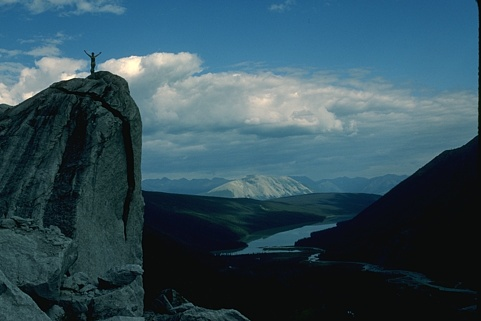
//> input picture Feature/candy_margin/candy_margin/t.jpg, 481 x 321 px
$ ./hough_rect   (built with g++ and OpenCV 4)
//> lines starting //> are read from the running program, lines starting //| are printed output that depends on the picture; after the words box and inside, x2 and y2 are one past the last pixel; in counts of white or black regions, pixels touching at a corner belong together
// hough_rect.cpp : 定义控制台应用程序的入口点。
//

#include "stdafx.h"
#include "cv.h"
#include "highgui.h"
#include <stdio.h>
#include <math.h>
#include <string.h>

int thresh = 50;
IplImage* img = 0;
IplImage* img0 = 0;
CvMemStorage* storage = 0;
CvPoint pt[4];const char* wndname = "Square Detection Demo";
double angle( CvPoint* pt1, CvPoint* pt2, CvPoint* pt0 )
{
	double dx1 = pt1->x - pt0->x;
	double dy1 = pt1->y - pt0->y;
	double dx2 = pt2->x - pt0->x;
	double dy2 = pt2->y - pt0->y;
	return (dx1*dx2 + dy1*dy2)/sqrt((dx1*dx1 + dy1*dy1)*(dx2*dx2 + dy2*dy2) + 1e-10);
}
CvSeq* findSquares4( IplImage* img, CvMemStorage* storage )
{
	CvSeq* contours;
	int i, c, l, N = 11;
	CvSize sz = cvSize( img->width & -2, img->height & -2 );
	IplImage* timg = cvCloneImage( img );
	IplImage* gray = cvCreateImage( sz, 8, 1 );
	IplImage* pyr = cvCreateImage( cvSize(sz.width/2, sz.height/2), 8, 3 );
	IplImage* tgray;
	CvSeq* result;
	double s, t;
	CvSeq* squares = cvCreateSeq( 0, sizeof(CvSeq), sizeof(CvPoint), storage );
	cvSetImageROI( timg, cvRect( 0, 0, sz.width, sz.height ));
	// down-scale and upscale the image to filter out the noise
	cvPyrDown( timg, pyr, 7 );
	cvPyrUp( pyr, timg, 7 );
	tgray = cvCreateImage( sz, 8, 1 );
	// find squares in every color plane of the image
	for( c = 0; c < 3; c++ )
	{
		cvSetImageCOI( timg, c+1 );
		cvCopy( timg, tgray, 0 );
		for( l = 0; l < N; l++ )
		{
			if( l == 0 )
			{
				cvCanny( tgray, gray, 0, thresh, 5 );
				cvDilate( gray, gray, 0, 1 );
			}
			else
			{
				cvThreshold( tgray, gray, (l+1)*255/N, 255, CV_THRESH_BINARY );
			}
		cvFindContours( gray, storage, &contours, sizeof(CvContour),CV_RETR_LIST, CV_CHAIN_APPROX_SIMPLE, cvPoint(0,0) );
			while( contours )
			{
  result = cvApproxPoly( contours, sizeof(CvContour), storage,CV_POLY_APPROX_DP, cvContourPerimeter(contours)*0.02, 0 );
if( result->total == 4 && fabs(cvContourArea(result,CV_WHOLE_SEQ)) > 1000 &&  cvCheckContourConvexity(result) )
				{
					s = 0;
					for( i = 0; i < 5; i++ )
					{
						if( i >= 2 )
						{
							t = fabs(angle( (CvPoint*)cvGetSeqElem( result, i ),(CvPoint*)cvGetSeqElem( result, i-2 ),(CvPoint*)cvGetSeqElem( result, i-1 )));
							s = s > t ? s : t;
						}
					}
					if( s < 0.3 )
						for( i = 0; i < 4; i++ )
							cvSeqPush( squares,
							(CvPoint*)cvGetSeqElem( result, i ));
				}
				contours = contours->h_next;
			}
		}
	}
	cvReleaseImage( &gray );
	cvReleaseImage( &pyr );
	cvReleaseImage( &tgray );
	cvReleaseImage( &timg );
	return squares;
}
// the function draws all the squares in the image
void drawSquares( IplImage* img, CvSeq* squares )
{
	CvSeqReader reader;
	IplImage* cpy = cvCloneImage( img );
	int i;
	cvStartReadSeq( squares, &reader, 0 );
	for( i = 0; i < squares->total; i += 4 )
	{
		CvPoint* rect = pt;
		int count = 4;
		memcpy( pt, reader.ptr, squares->elem_size );
		CV_NEXT_SEQ_ELEM( squares->elem_size, reader );
		memcpy( pt + 1, reader.ptr, squares->elem_size );
		CV_NEXT_SEQ_ELEM( squares->elem_size, reader );
		memcpy( pt + 2, reader.ptr, squares->elem_size );
		CV_NEXT_SEQ_ELEM( squares->elem_size, reader );
		memcpy( pt + 3, reader.ptr, squares->elem_size );
		CV_NEXT_SEQ_ELEM( squares->elem_size, reader );
		cvPolyLine( cpy, &rect, &count, 1, 1, CV_RGB(0,255,0), 1, CV_AA, 0 );
	}
	cvShowImage( wndname, cpy );
	cvReleaseImage( &cpy );
}
void on_trackbar( int a )
{
	if( img )
		drawSquares( img, findSquares4( img, storage ) );
}
char* names[] = { "t.jpg", 0 };


int _tmain(int argc, _TCHAR* argv[])
{
	int i, c;
	storage = cvCreateMemStorage(0);
	for( i = 0; names[i] != 0; i++ )
	{
		img0 = cvLoadImage( names[i], 1 );
//> img0 is the input picture: 321 rows x 481 cols, CV_8UC3; mean B, G, R 90.4, 78.3, 50.3
//> names = 2 items
		if( !img0 )
		{
			printf("Couldn't load %s\n", names[i] );
			continue;
		}
		img = cvCloneImage( img0 );
    		cvNamedWindow( wndname, 1 );
		cvCreateTrackbar( "canny thresh", wndname, &thresh, 1000, on_trackbar );
		on_trackbar(0);
//> in findSquares4, `CvSeq* squares = cvCreateSeq( 0, sizeof(CvSeq), sizeof(CvPoint), stora..`: squares = 0 items
//> in findSquares4, `cvPyrDown( timg, pyr, 7 );`:
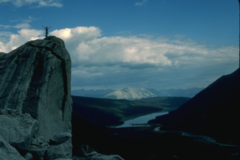
//> pyr: 160 rows x 240 cols, CV_8UC3; mean B, G, R 91, 78.8, 50.6
//> the loop in findSquares4, `for( c = 0; c < 3; c++ )` made 3 passes
//> (s, t) on passes 1 to 3: (0, 0), (0.973, 0.93), (0.00419, 0.00419)
//> pass 1, in findSquares4, `cvCopy( timg, tgray, 0 );`:
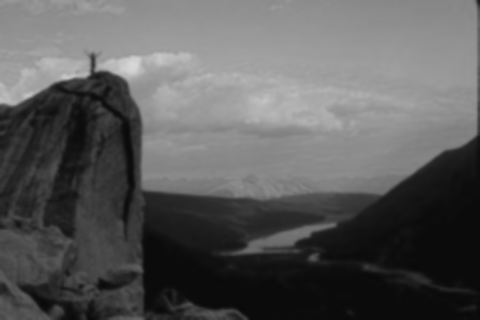
//> tgray: 320 rows x 480 cols, CV_8UC1; min 9, max 215, mean 90.8
//> pass 2, in findSquares4, `cvCopy( timg, tgray, 0 );`:
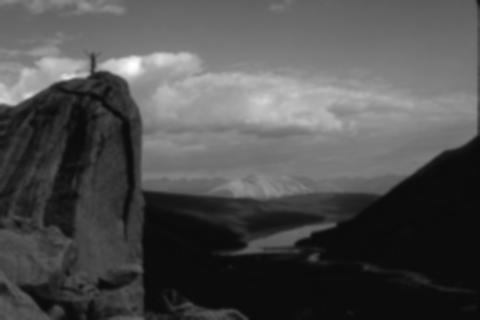
//> tgray: 320 rows x 480 cols, CV_8UC1; min 10, max 255, mean 78.7
//> pass 3, in findSquares4, `cvCopy( timg, tgray, 0 );`:
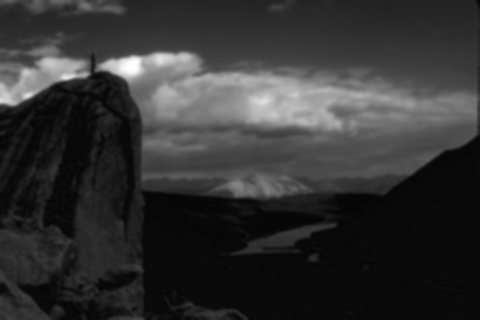
//> tgray: 320 rows x 480 cols, CV_8UC1; min 4, max 255, mean 50.6
//> after the loop in findSquares4, `for( c = 0; c < 3; c++ )`: gray: 320 rows x 480 cols, CV_8UC1; every value is 0
//> after the loop in findSquares4, `for( c = 0; c < 3; c++ )`: contours = 0 contours; result = 1 contour; box (x1, y1, x2, y2) and area: (121, 59, 139, 74) 192; s = 0.00419; squares = 4 items
//> the loop in drawSquares, `for( i = 0; i < squares->total; i += 4 )` made 1 pass
//> pt on pass 1: 4 Points (x, y): [1, 3], [0, 0], [0, 0], [0, 0]
//> pass 1, in drawSquares, `cvPolyLine( cpy, &rect, &count, 1, 1, CV_RGB(0,255,0), 1, CV_AA, 0 );`:
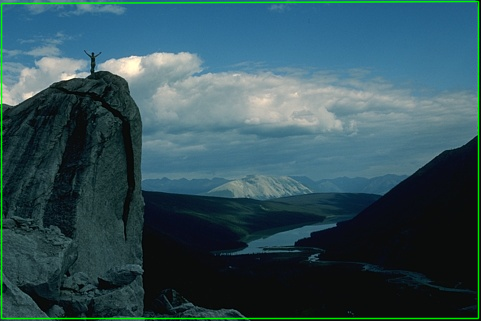
//> cpy: 321 rows x 481 cols, CV_8UC3; 3.08% of pixels changed, all inside (x1, y1, x2, y2) = (0, 0, 480, 320)
//> after the loop in drawSquares, `for( i = 0; i < squares->total; i += 4 )`: pt = 4 Points (x, y): [1, 3], [1, 318], [478, 318], [478, 1]
		c = cvWaitKey(0);
//> the space key is pressed
		cvReleaseImage( &img );
		cvReleaseImage( &img0 );
		cvClearMemStorage( storage );
		if( c == 27 )
			break;
	}
	cvDestroyWindow( wndname );
	return 0;
}
